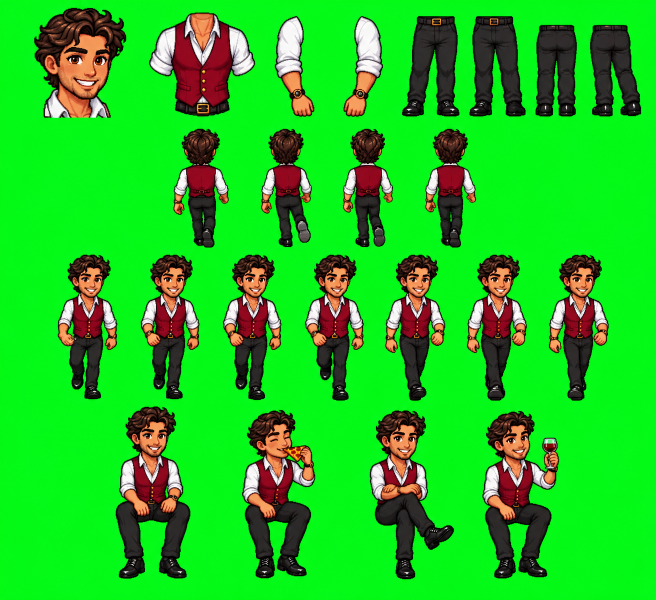
#> input picture pizza/marco-chatgpt.png, 1312 x 1199 px, found by its file name (shown at 1/2 size)
$ python koppel_knip.py
#> lines starting #> are read from the running program, lines starting #| are printed output that depends on the picture; after the words box and inside, x2 and y2 are one past the last pixel; in counts of white or black regions, pixels touching at a corner belong together
### extra/groen_vormen.py
# losse figuren op een groen vel: componenten (met een beetje dilatie zodat losse pixels bij hun figuur horen), gesorteerd in rijen
import sys, numpy as np
from PIL import Image, ImageFilter
from scipy import ndimage
def vormen(pad, min_opp=3000):
#> called with pad = 'pizza/marco-chatgpt.png', min_opp = 3000
    a = np.array(Image.open(pad).convert('RGB')).astype(int); r, g, b = a[..., 0], a[..., 1], a[..., 2]
    groen = (g > 140) & (g > r + 50) & (g > b + 50); vol = ~groen
#> after `groen = (g > 140) & (g > r + 50) & (g > b + 50)`:
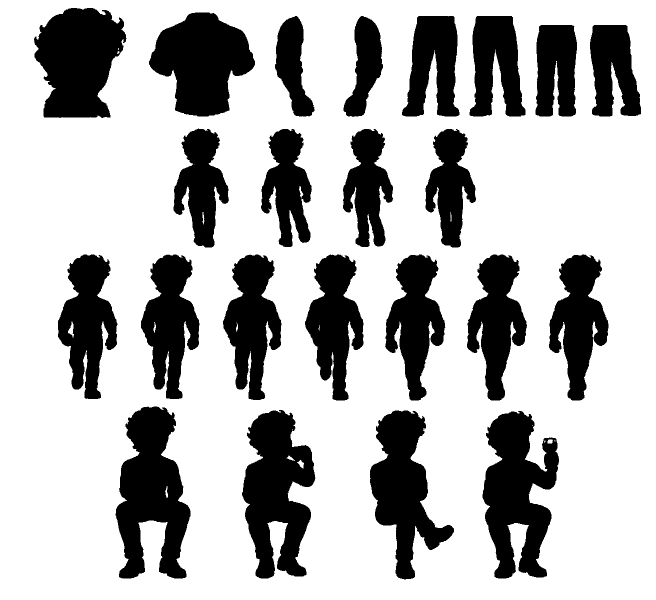
#> groen: shape (1199, 1312) bool (shown at 1/2 size); 71.4% white; 23 black regions, largest, box (x1, y1, x2, y2) and area: (231, 813, 381, 1157) 32138, (965, 822, 1118, 1157) 31445, (484, 820, 631, 1157) 31298
    vol = ndimage.binary_opening(vol, iterations=1); lab, n = ndimage.label(ndimage.binary_dilation(vol, iterations=4))
#> after `vol = ndimage.binary_opening(vol, iterations=1)`: vol: shape (1199, 1312) bool; 28.6% white; 23 white regions, largest, box (x1, y1, x2, y2) and area: (231, 813, 381, 1157) 32121, (965, 822, 1118, 1157) 31432, (484, 820, 631, 1157) 31290
#> after `lab, n = ndimage.label(ndimage.binary_dilation(vol, iterations=4))`:
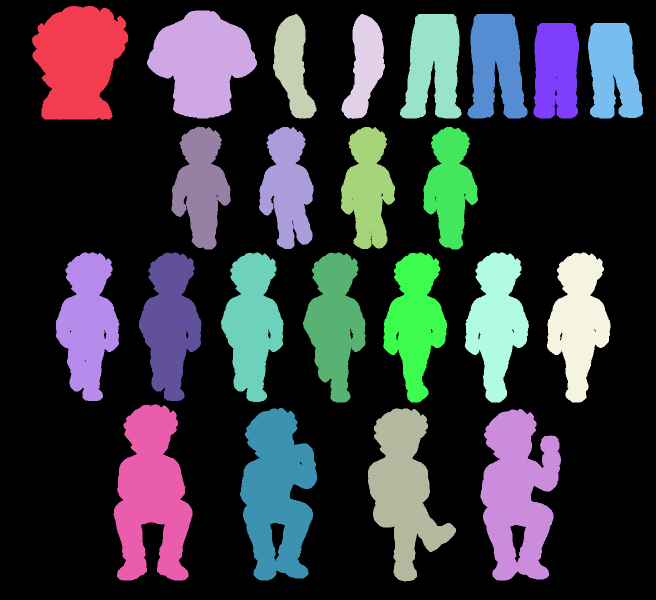
#> lab: shape (1199, 1312) int32 (shown at 1/2 size); 24 distinct labels, from 0 to 23; one colour per label, 0 black
#> after `lab, n = ndimage.label(ndimage.binary_dilation(vol, iterations=4))`: n = 23
    uit = []
    for i, sl in enumerate(ndimage.find_objects(lab), 1):
        m = (lab[sl] == i) & vol[sl]
        if m.sum() < min_opp: continue
        uit.append((sl[0].start, sl[0].stop, sl[1].start, sl[1].stop))
#> this loop made 23 passes
#> after the loop, uit = 23 items, first 6: (12, 240, 64, 257), (21, 237, 294, 514), (28, 237, 546, 633), (28, 238, 683, 770), (28, 237, 800, 923), (28, 237, 935, 1055)
    uit.sort(key=lambda v: (v[0] // 120, v[2]))
    return a, groen, uit
def knip(a, groen, box):
    y0, y1, x0, x1 = box; s = a[y0:y1, x0:x1].copy(); gm = groen[y0:y1, x0:x1]
    r, g, b = s[..., 0], s[..., 1], s[..., 2]; rand = (g > r + 20) & (g > b + 20) & ~gm; s[..., 1] = np.where(rand, np.maximum(r, b), g)
    alfa = np.where(gm, 0, 255).astype(np.uint8); im = Image.fromarray(np.dstack([s, alfa]).astype(np.uint8))
    return im.crop(im.getbbox())
# [3 lines that do not run on import are left out]

# Voor figuren die zelf groen zijn (Luigi, de crew): achtergrond = wat vanaf de rand bereikbaar is en dicht bij de achtergrondkleur ligt.
# [12 lines left out: function vormen_flood, not called in this run]

### extra/koppel_knip.py
# Marco en Valentina (verhaallijn verliefd koppel, 14 nov): uit de ChatGPT-vellen naar bezoekers.png (rij 12/13), portretten.png (19/20) en koppel.png.
# Gebruik: python3 extra/koppel_knip.py   (Valentina van voren lopen komt uit: python3 extra/poppetjes_voor.py valentina /tmp -> lopen-voor-valentina.png)
import sys, os, numpy as np
from PIL import Image
sys.path.insert(0, os.path.dirname(__file__)); from groen_vormen import vormen, knip
VOOR = sys.argv[1] if len(sys.argv) > 1 else '/tmp/lopen-voor-valentina.png'
ma, mg, mv = vormen('pizza/marco-chatgpt.png'); va, vg, vv = vormen('pizza/valentina-chatgpt.png')
#> after `ma, mg, mv = vormen('pizza/marco-chatgpt.png')`: mv has the same summary as uit in vormen
#> call 2 of vormen, with pad = 'pizza/valentina-chatgpt.png', min_opp = 3000
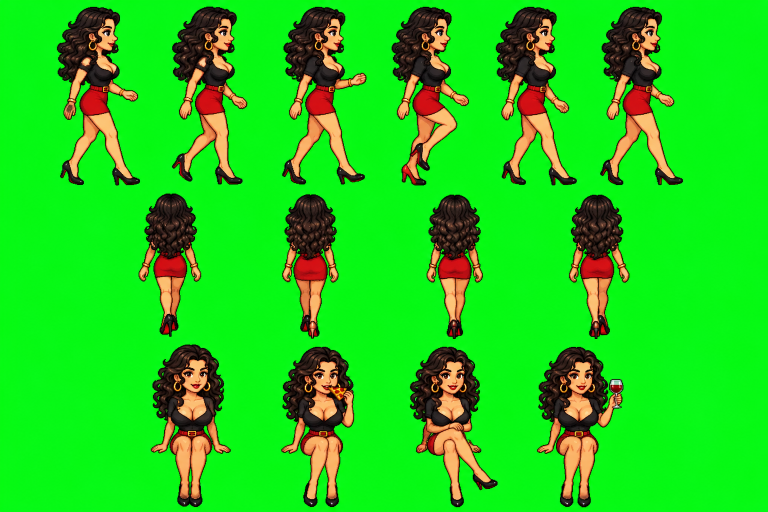
#> input picture pizza/valentina-chatgpt.png, 1536 x 1024 px, found by its file name (shown at 1/2 size)
#> in vormen (call 2), `groen = (g > 140) & (g > r + 50) & (g > b + 50)`: groen: shape (1024, 1536) bool; 76.9% white; 14 black regions, largest, box (x1, y1, x2, y2) and area: (1074, 694, 1247, 1015) 29685, (302, 689, 462, 1014) 29512, (114, 14, 280, 371) 29395
#> in vormen (call 2), `vol = ndimage.binary_opening(vol, iterations=1)`: vol: shape (1024, 1536) bool; 23.1% white; 14 white regions, largest, box (x1, y1, x2, y2) and area: (1074, 694, 1247, 1015) 29663, (302, 689, 462, 1014) 29490, (114, 14, 280, 371) 29380
#> in vormen (call 2), `lab, n = ndimage.label(ndimage.binary_dilation(vol, iterations=4))`:
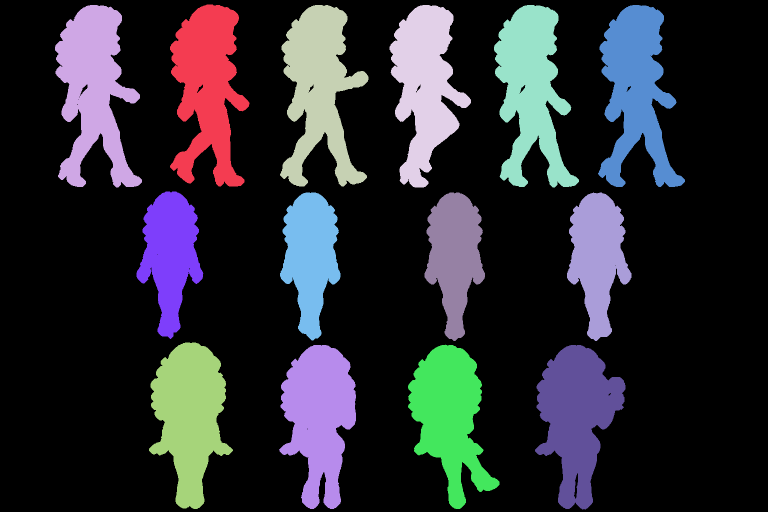
#> lab: shape (1024, 1536) int32 (shown at 1/2 size); 15 distinct labels, from 0 to 14; one colour per label, 0 black
#> in vormen (call 2), `lab, n = ndimage.label(ndimage.binary_dilation(vol, iterations=4))`: n = 14
#> the loop in vormen (call 2), `for i, sl in enumerate(ndimage.find_objects(lab), 1):` made 14 passes
#> pass 1, in vormen (call 2), `m = (lab[sl] == i) & vol[sl]`:
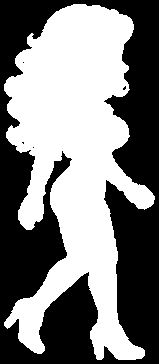
#> m: shape (364, 159) bool; 49.8% white; 1 white region, box (x1, y1, x2, y2) and area: (4, 4, 155, 360) 28799
#> after the loop in vormen (call 2), `for i, sl in enumerate(ndimage.find_objects(lab), 1):`: uit = 14 items, first 6: (9, 373, 340, 499), (10, 375, 110, 284), (10, 373, 560, 737), (10, 375, 779, 942), (10, 375, 988, 1158), (10, 374, 1196, 1370)
#> after `va, vg, vv = vormen('pizza/valentina-chatgpt.png')`: vv = 14 items, first 6: (10, 375, 110, 284), (9, 373, 340, 499), (10, 373, 560, 737), (10, 375, 779, 942), (10, 375, 988, 1158), (10, 374, 1196, 1370)
M = lambda i: knip(ma, mg, mv[i]); V = lambda i: knip(va, vg, vv[i])
def ontgroen(im):  # groene randjes en vlekjes (haar) weg
    a = np.array(im).astype(int); r, g, b = a[..., 0], a[..., 1], a[..., 2]; m = (g > r + 30) & (g > b + 30); a[m, 3] = 0; return Image.fromarray(a.astype(np.uint8))
def vak(im, w, h, hoogte, voet):
    im = ontgroen(im); s = hoogte / im.size[1]; im = im.resize((round(im.size[0] * s), hoogte), Image.LANCZOS)
    if im.size[0] > w - 2: im = im.resize((w - 2, round(im.size[1] * (w - 2) / im.size[0])), Image.LANCZOS)
    o = Image.new('RGBA', (w, h)); o.alpha_composite(im, ((w - im.size[0]) // 2, voet - im.size[1])); return o
# bezoekers.png: 0-3 rug (naar binnen), 4-7 van voren
bz = Image.open('pizza/bezoekers.png').convert('RGBA'); rijen = bz.size[1] // 192
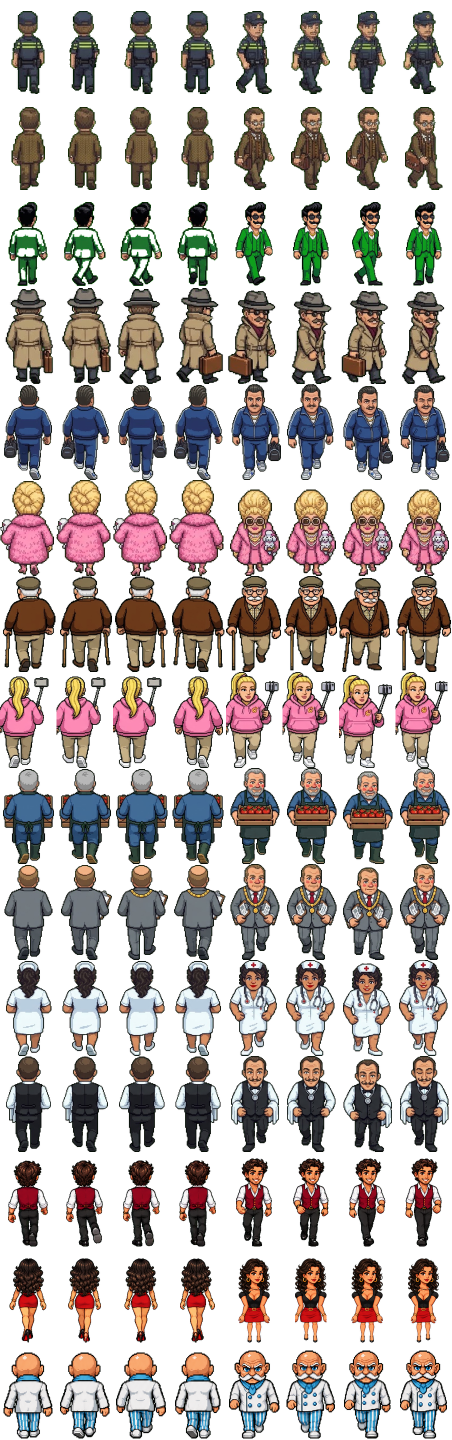
#> input picture pizza/bezoekers.png, 904 x 2880 px, found by its file name (shown at 1/2 size)
#> further down, bz is the input picture: PIL image 904x2880 RGBA; mean R, G, B, A 50.7, 43.1, 39.5, 115.4
#> after `rijen = bz.size[1] // 192`: rijen = 15
nieuw = Image.new('RGBA', (bz.size[0], max(rijen, 14) * 192)); nieuw.alpha_composite(bz.crop((0, 0, bz.size[0], 12 * 192)))
#> after `nieuw = Image.new('RGBA', (bz.size[0], max(rijen, 14) * 192))`: nieuw: PIL image 904x2880 RGBA; every value is 0
for c, i in enumerate([8, 9, 10, 11]): nieuw.alpha_composite(vak(M(i), 113, 192, 172, 189), (c * 113, 12 * 192))
for c, i in enumerate([12, 14, 16, 18]): nieuw.alpha_composite(vak(M(i), 113, 192, 176, 189), ((4 + c) * 113, 12 * 192))
for c, i in enumerate([6, 7, 8, 9]): nieuw.alpha_composite(vak(V(i), 113, 192, 168, 189), (c * 113, 13 * 192))
#> this loop made 4 passes
#> pass 1, in knip (call 9), `r, g, b = (s[..., 0], s[..., 1], s[..., 2])`:
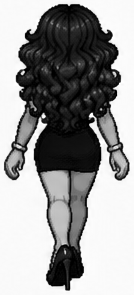
#> g: shape (295, 134) int64; min 0, max 255, mean 153.6
#> (the run stopped early here; a loop or call above may not have finished)
